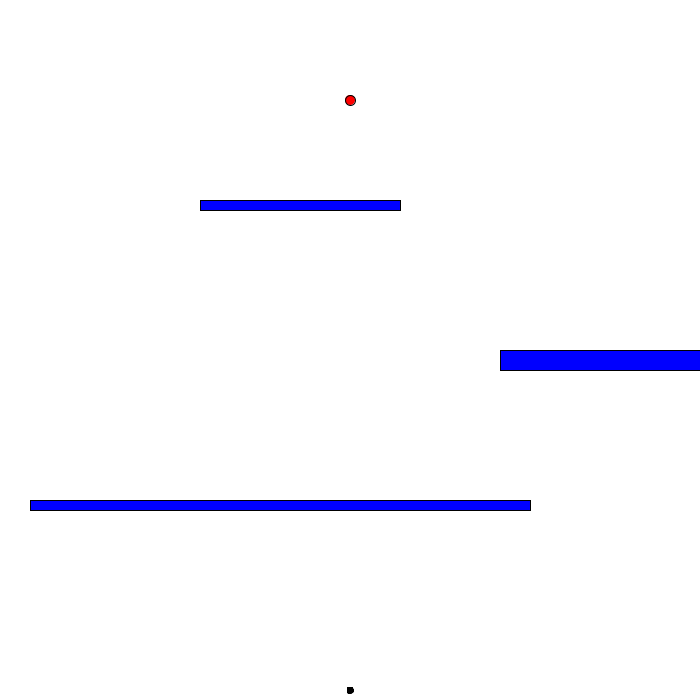
Frame 1 (no input)
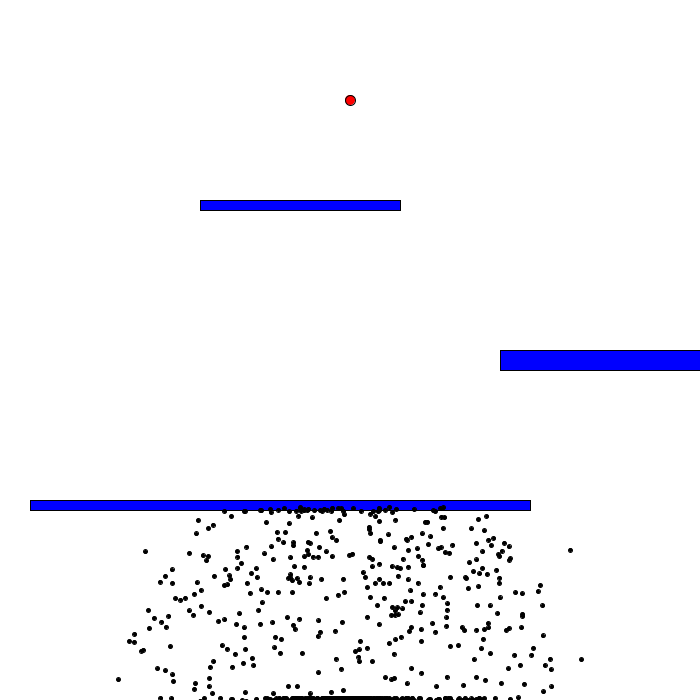
Frame 60 (the mouse pressed at the canvas centre just before this capture)
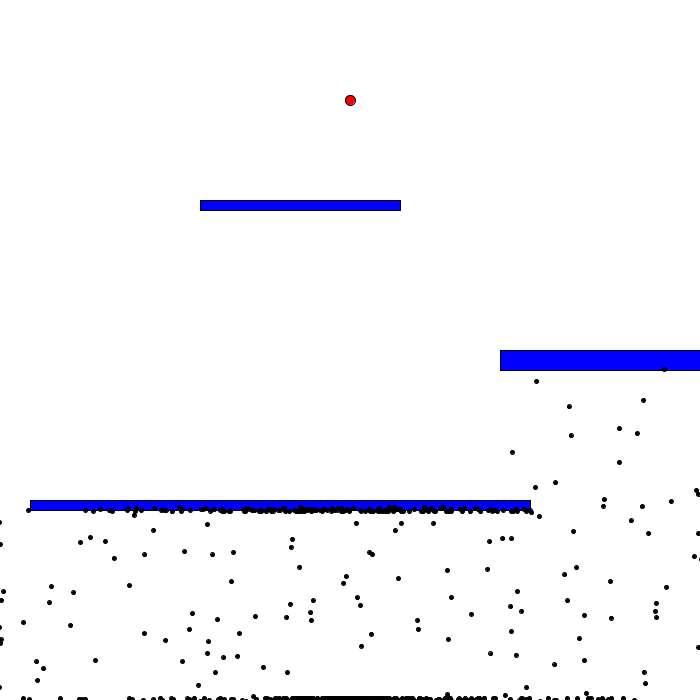
Frame 120 (the mouse held since frame 60 and released just before this capture)

The Processing sketch that drew these frames (run headless with seeded random() and noise(); from frame 60 on, the mouse is pressed at the canvas centre):

// Processing sketch: SmartDotsTut
// ── SmartDotsTut.pde
//To do: once green dot dies, it doesn't seem to switch to a better dot
// Tutorial: https://www.youtube.com/watch?v=BOZfhUcNiqk

Population population;
Level level;
PVector goal = new PVector(350, 100); // make class for this later

// ===================================== SETUP =======================================================
void setup () {
  size(700, 700);
  population = new Population(1000);
  level = new Level();
  //frameRate(10);
}
// ===================================== DRAW =======================================================
void draw() {
  background(255);
  fill (255, 0, 0);
  ellipse(goal.x, goal.y, 10, 10);
  if (population.allDotsDead()) {
    // once all dots are dead, we start our genetic algo
    population.calculateFitness();
    population.naturalSelection();
    population.mutateBabies();
  } else {
    level.show();
    population.update();
    population.show();
  }
}

// ── Brain.pde
class Brain {
  PVector[] directions; // series of pvectors used to set acceleration
  int step =0;
  // ===================================== BRAIN CONSTRUCTOR =======================================================
  Brain(int size) {
    directions = new PVector[size];
    randomize();
  }
  // ===================================== RANDOMIZE =======================================================
  void randomize() {
    for (int i=0; i<directions.length; i++) {
      float randomAngle = random(2*PI);
      directions[i] = PVector.fromAngle(randomAngle);
    }
  }
  // ===================================== CLONE =======================================================
  Brain clone() {
    Brain clone = new Brain(directions.length);
    for (int i=0; i< directions.length; i++) {
      clone.directions[i] = directions[i].copy(); // each child's brain, is exaclty the same as its parent's
    }
    return clone;
  }
  // ===================================== MUTATE =======================================================
  void mutate() {
    float mutationRate=0.01;
    for (int i=0; i<directions.length; i++) {
      float rand = random(1);
      if (rand<mutationRate) { // 1% of the directions will be mutated
        //set this direction as a random direction
        float randomAngle = random(2*PI);
        directions[i] = PVector.fromAngle(randomAngle);
      }
    }
  }
}

// ── Dot.pde
class Dot {
  PVector pos, vel, acc;
  int radius=0;
  Brain brain;
  boolean dead=false;
  boolean reachedGoal=false;
  boolean isBest=false;
  float fitness = 0; // to figure out which dots are the best
  // ===================================== DOT CONSTRUCTOR =======================================================
  Dot() {
    brain = new Brain(400); // give the dot a brain, with 400 vectors
    pos = new PVector(width/2, height-10);
    vel = new PVector(0, 0);
    acc = new PVector(0, 0);
    radius=2;
  }
  // ===================================== SHOW =======================================================
  void show() {
    if (isBest) { // showing the champion dot to stand out
      fill(0, 255, 0);
      radius=4; // make the best dot bigger
    } else {
      fill(0);
    }
    ellipse (pos.x, pos.y, radius*2, radius*2);
  }
// ===================================== MOVE =======================================================
  void move() {
    if (brain.directions.length>brain.step) {
      acc = brain.directions[brain.step]; // set dot's current acceleration to the vector in the brain array
      brain.step++;
    } else {
      dead = true;
    }
    vel.add(acc);
    vel.limit(5); // to stop from forever accelerating
    pos.add(vel);
  }
  // ===================================== UPDATE =======================================================
  void update() {
    if (!dead && !reachedGoal) {
      move(); 
      if (pos.x< 2||pos.y<2||pos.x>width-2||pos.y>height- 2) { // top left corner of screen is (0,0)
        dead=true;
      } else if (dist(pos.x, pos.y, goal.x, goal.y)<5) {
        reachedGoal=true;
      } else {
        level.checkCollisions(this);
      }
    }
  }
  // ===================================== CALCULATE FITNESS =======================================================
  void calculateFitness() {
    if (reachedGoal) {// to get dots to goal in shortest number of steps possible
      fitness=1.0/16.0 + 10000.0/(float)(brain.step*brain.step); // all dots that reach the goal have a better fitness than those that dont
    } else {
      float distanceToGoal =dist(pos.x, pos.y, goal.x, goal.y); // the smaller this is, the better
      fitness = 1/(distanceToGoal*distanceToGoal); // squaring magnifies small distances
    }
  }

  // to clone/make a baby
  // ===================================== GIMME BABY =======================================================
  Dot gimmeBaby() {
    Dot baby = new Dot();
    baby.brain = brain.clone();
    return baby;
  }
}

// ── Level.pde
// For collision detecion https://stackoverflow.com/questions/401847/circle-rectangle-collision-detection-intersection
//http://jeffreythompson.org/collision-detection/circle-rect.php
class Level {
  // array list of obstacles
  ArrayList<Obstacle> obstacleList;
  // ===================================== LEVEL CONSTRUCTOR =======================================================
  Level() {
    obstacleList = new ArrayList<Obstacle>();  
    obstacleList.add(new Obstacle(200, 200, 200, 10));
    obstacleList.add(new Obstacle(30,500, 500, 10));
    obstacleList.add(new Obstacle(500,350, 200, 20));
    // add obstacles here
  }
  // ===================================== SHOW =======================================================
  void show() {
    for (Obstacle obst : obstacleList) {
      obst.show();
    }
  }
  // ===================================== CHECK COLLISIONS =======================================================
  void checkCollisions(Dot d) {
    for (Obstacle obst : obstacleList) {
      if (isHit(d, obst)) {
        d.dead = true;
      }
    }
  }
  // ===================================== IS HIT =======================================================

  // change this to rotate rectangles too later
  boolean isHit(Dot dot, Obstacle obstac) {

    // temporary variables to set edges for testing
    float testX = dot.pos.x;
    float testY = dot.pos.y;

    // which edge is closest?
    if (dot.pos.x < obstac.pos.x)
      testX = obstac.pos.x;      // test left edge
    else if (dot.pos.x > obstac.pos.x+obstac.boxWidth)
      testX = obstac.pos.x+obstac.boxWidth;   // right edge
    if (dot.pos.y < obstac.pos.y)        
      testY = obstac.pos.y;      // top edge
    else if (dot.pos.y > obstac.pos.y+obstac.boxHeight) 
      testY = obstac.pos.y+obstac.boxHeight;   // bottom edge

    // get distance from closest edges
    float distX = dot.pos.x-testX;
    float distY = dot.pos.y-testY;
    float distanceSquared = (distX*distX) + (distY*distY);
    float radiusSquared = dot.radius*dot.radius;

    // if the distance is less than the radius, collision!
    if (distanceSquared <= radiusSquared) {
      return true;
    }
    return false;
  }
}

// ── Obstacle.pde
class Obstacle {
  // class for obstacles in population's way
  PVector pos;
  int boxWidth, boxHeight;
  //PVector[] verticies = new  PVector[4];
  // ===================================== OBSTACLE CONSTRUCTOR =======================================================
  Obstacle(int x, int y, int w, int h){
    pos = new PVector(x, y);
    boxWidth=w;
    boxHeight=h;
    //verticies[0] =  pos;
    // find other corner points
  }
  // ===================================== SHOW =======================================================
  void show(){
    fill (0,0,255);
    rect(pos.x,pos.y,boxWidth,boxHeight);
  }
  
}

// ── Population.pde
class Population { // class for a collection of dots
  Dot[] dots;
  float fitnessSum;
  int gen = 1;
  int bestDot =0; // don't want to mutate negatively
  int minStep = 9999999; // we want to save the minimum number of steps to get to the goal, and not allow any future dots to take more steps

  // ===================================== POPULATION CONSTRUCTOR =======================================================
  Population(int size) {
    dots = new Dot[size];
    for (int i =0; i<size; i++) {
      dots[i] = new Dot();
    }
  }
  // ===================================== SHOW =======================================================
  void show() {
    for (int i =1; i<dots.length-1; i++) {
      dots[i].show();
    }
    dots[0].show();
  }
  // ===================================== UPDATE =======================================================
  void update() {
    for (int i=0; i<dots.length; i++) {
      if (dots[i].brain.step>minStep) { // if the current dot has taken more steps than a dot that has already got to the goal, kill it
        dots[i].dead=true;
      } else {
        dots[i].update();
      }
    }
  }
  // ===================================== CALCULATE FITNESS =======================================================
  void calculateFitness() {
    for (Dot d : dots) { // (ObjectClassNameType i: objecArrayListName)
      d.calculateFitness();
    }
  }
  // ===================================== ALL DOTS DEAD =======================================================
  boolean allDotsDead() { // need to know when all the dots are dead, so we can stop it
    for (Dot d : dots) {
      if (!d.dead && !d.reachedGoal) {
        return false;
      }
    }
    return true;
  }
  // ===================================== NATURAL SELECTION =======================================================
  void naturalSelection() {
    Dot[] newDots = new Dot[dots.length]; // dots for next gen
    setBestDot();
    calculateFitnessSum();
    newDots[0] = dots[bestDot].gimmeBaby();
    newDots[0].isBest=true;
    for (int i=1; i<newDots.length; i++) {
      // select parent based on fitness
      Dot parent = selectParent();
      // get baby from them
      newDots[i] = parent.gimmeBaby();
    }
    dots = newDots;
    gen++;
  }
  // ===================================== CALCULATE FITNESS SUM =======================================================
  void calculateFitnessSum() {
    fitnessSum=0;
    for (Dot d : dots) {
      fitnessSum+=d.fitness;
    }
  }
  // The selection process is that we sum all the different fitnesses, and then chose a random number. This number 
  // will land in a "zone" i.e. greater fitness = greater probability of being chosen

  // ===================================== SELECT PARENT =======================================================
  Dot selectParent() {
    float rand = random(fitnessSum);
    float runningSum=0;

    for (Dot d : dots) {
      runningSum+=d.fitness;
      if (runningSum>rand) {
        return d;
      }
    }
    return null; // should never get to this point
  }
  // ===================================== MUTATE BABIES =======================================================
  void mutateBabies() {
    for (int i=1; i<dots.length; i++) {
      dots[i].brain.mutate();
    }
  }
  // ===================================== SET BEST DOT =======================================================
  void setBestDot() { // we take the best dot from this gen, and put it in the next gen without mutating it
    float max = 0;
    int maxIndex=0;
    for (int i=0; i<dots.length; i++) {
      if (dots[i].fitness>max) {
        max = dots[i].fitness;
        maxIndex=i;
      }
    }
    bestDot = maxIndex;
    if (dots[bestDot].reachedGoal) {
      minStep=dots[bestDot].brain.step;
      println("steps taken to get to goal:", minStep);
    }
  }
}
